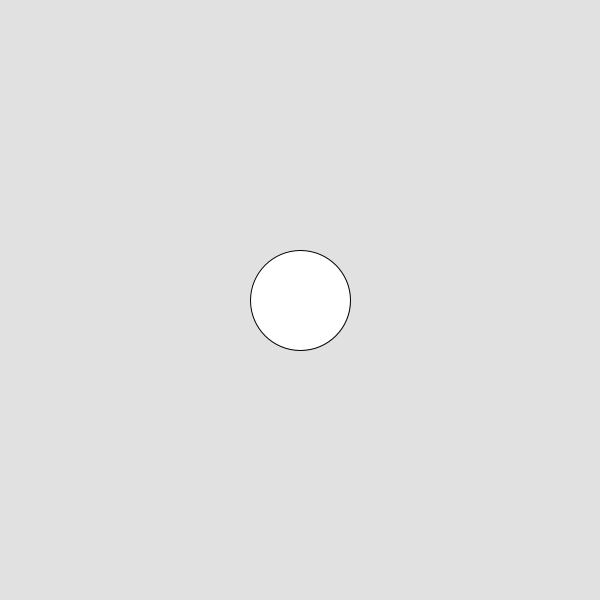
Frame 1 (no input)
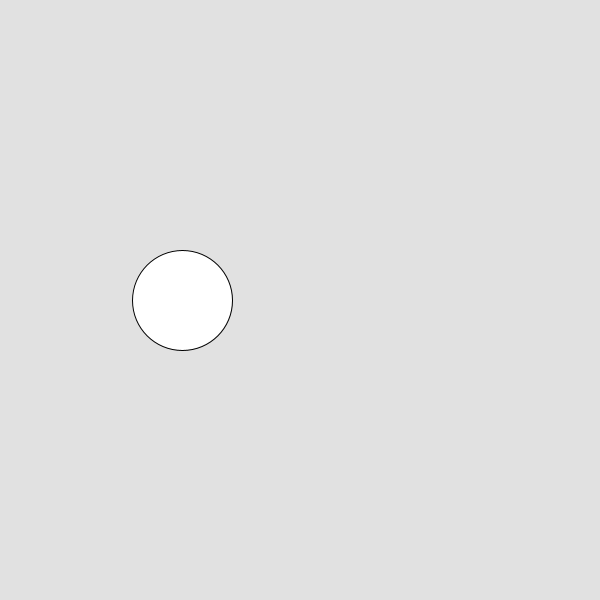
Frame 60 (the mouse pressed at the canvas centre just before this capture)
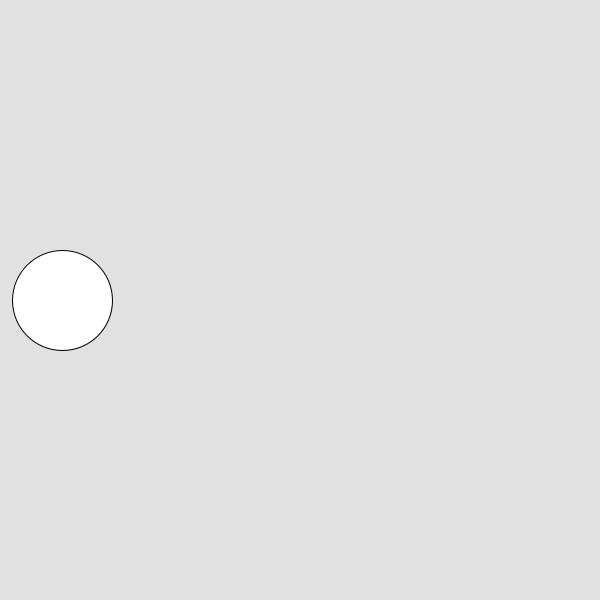
Frame 120 (the mouse held since frame 60 and released just before this capture)

The Processing sketch that drew these frames (run headless with seeded random() and noise(); from frame 60 on, the mouse is pressed at the canvas centre):

// Processing sketch: Circle_right
// ── Circle_right.pde
int x;
int y;

void setup() {
  size(600, 600);
  x = width / 2;   // start in the middle
  y = height / 2;
}

void draw() {
  background(225);

  // Draw the circle
  ellipse(x, y, 100, 100);

  // Move to the left
  x = x - 2;

  // Reset to center when off screen
  if (x > width + 25) {   // +25 to account for circle radius
    x = width / 2;
  }
}
